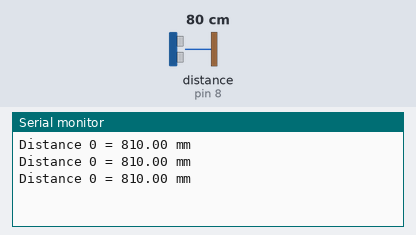
The sketch below on a simulated Arduino Uno, built with avr-gcc and run on an emulated ATmega328P. On the bench: the last lines printed to the serial monitor. The inputs (shaded band) are chosen by the test bench; at power-on: distance to the obstacle (sensor on pin 8) 80 cm. The echo pulse lasts 58.3 µs per cm.

Above: at 1.3 s.
1.4 s: distance to the obstacle (sensor on pin 8) set to 4 cm
At 2.0 s:
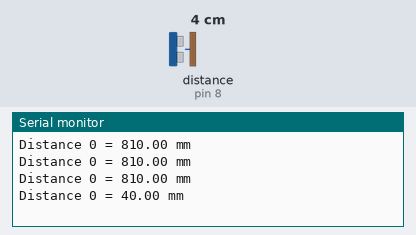
2.9 s: distance to the obstacle (sensor on pin 8) set to 2 cm
At 3.9 s:
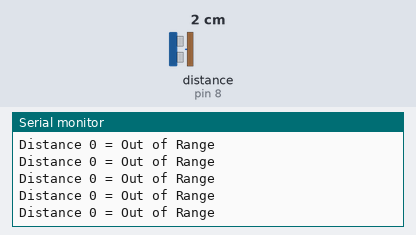

Measured:
- the behaviour switches between 3 and 2 cm on distance to the obstacle (sensor on pin 8) (found by bisection; images 1 and 2)
- after the input at 1.4 s, the serial monitor: prints a new line after 0.20 s (image 1)
- after the input at 2.9 s, the serial monitor: prints a new line after 0.26 s (image 2)

The sketch:

Ultrasonic_sensor_2.ino
```cpp
#include <NewPing.h>
#define TRIGGER_PIN_0 8
#define ECHO_PIN_0    8
#define MAX_DISTANCE  500

NewPing sensor0(TRIGGER_PIN_0, ECHO_PIN_0, MAX_DISTANCE);

float distance0;

void setup() {
  // put your setup code here, to run once:
  Serial.begin(9600);
}

void loop() {
  // put your main code here, to run repeatedly:
  distance0 = sensor0.ping_cm();
  delay(20);

  Serial.print("Distance 0 = ");
  if (distance0 >=500 || distance0<=2){
    Serial.println("Out of Range");
  }
  else {
    Serial.print(distance0*10.);
    Serial.println(" mm");
    delay(500);
  }
}
```
